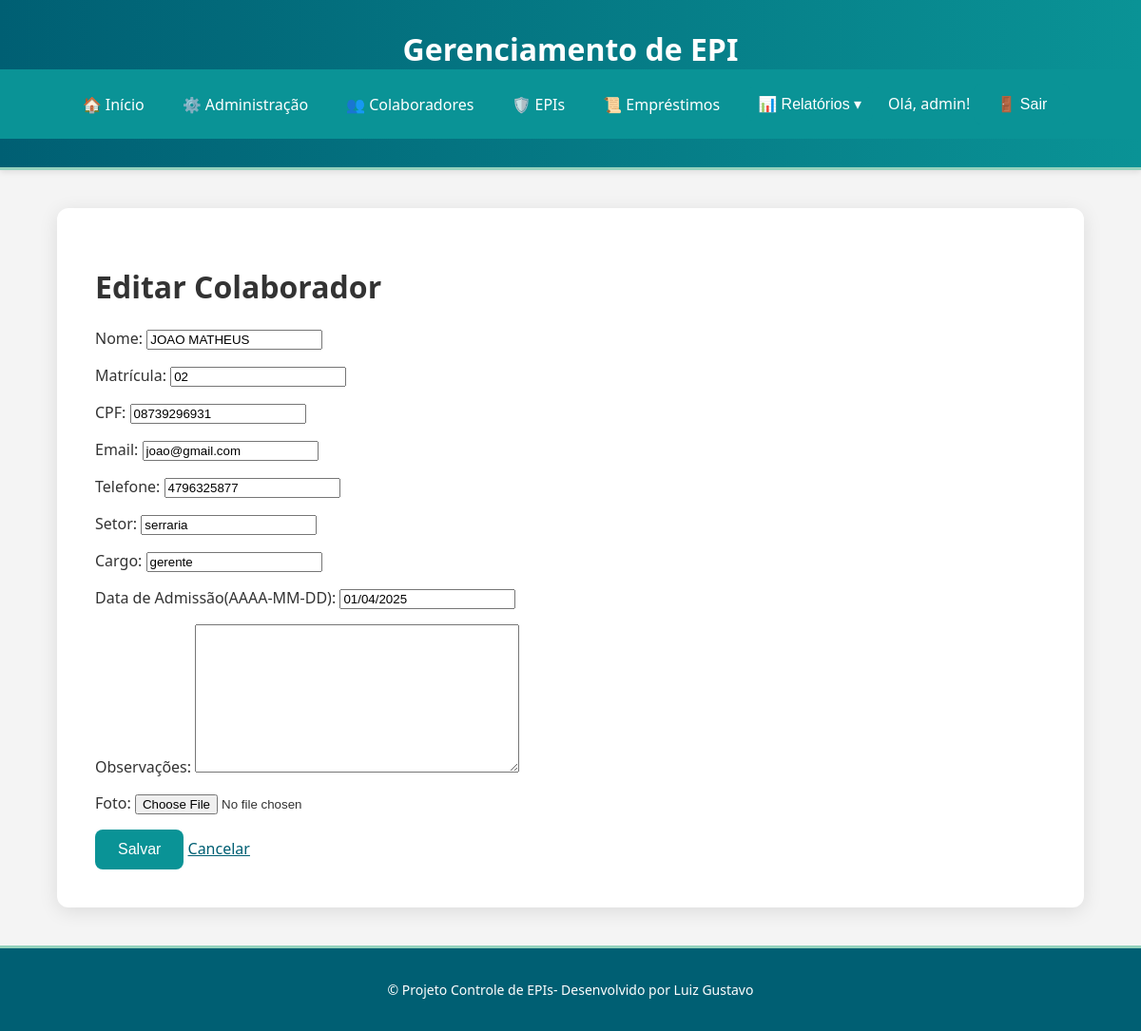
Page /colaboradores/1/editar/ (signed in) on the committed database.
### colaboradores/models.py (models this page shows, shortened)
class Colaborador(models.Model):
    nome = models.CharField(max_length=120)
    matricula = models.CharField(max_length=14, unique=True)
    cpf = models.CharField(max_length=11, unique=True,blank=True)
    setor = models.CharField(max_length=80)
    email = models.EmailField(blank=True)
    telefone = models.CharField(max_length=20, blank=True)
    cargo = models.CharField(max_length=80, blank=True)
    data_admissao = models.DateField(null=True, blank=True)
    observacoes = models.TextField(blank=True)
    foto_colaborador = models.ImageField(
        upload_to='colaboradores/fotos/',
        blank=True,
        null=True
    )

### colaboradores/views.py (the view)
# urls.py: path('<int:pk>/editar/', views.ColaboradorUpdate.as_view(), name='editar'),
class ColaboradorUpdate(LoginRequiredMixin,UpdateView):
    model = Colaborador
    fields = ['nome', 'matricula', 'cpf', 'setor', 'cargo','email','telefone','data_admissao','observacoes','foto_colaborador']
    success_url = reverse_lazy('colaboradores:lista')
    template_name = 'colaboradores/form.html'

### colaboradores/templates/colaboradores/form.html (shortened to what this page needs)
{% extends 'base.html' %}
{% block content %}
  <h1>{% if object %}Editar{% else %}Novo{% endif %} Colaborador</h1>
  <form method="post" enctype="multipart/form-data">
      <p><label for="id_nome">Nome:</label> {{ form.nome }}</p>
      <p><label for="id_matricula">Matrícula:</label> {{ form.matricula }}</p>
      <p><label for="id_cpf">CPF:</label> {{ form.cpf}}</p>
      <p><label for="id_email">Email:</label> {{ form.email }}</p>
      <p><label for="id_telefone">Telefone:</label> {{ form.telefone }}</p>
      <p><label for="id_setor">Setor:</label> {{ form.setor }}</p>
      <p><label for="id_cargo">Cargo:</label> {{ form.cargo }}</p>
      <p><label for="id_data_admissao">Data de Admissão(AAAA-MM-DD):</label> {{ form.data_admissao }}</p>
      <p><label for="id_observacoes">Observações:</label> {{ form.observacoes }}</p>
      <p><label for="id_foto_colaborador">Foto:</label> {{ form.foto_colaborador }}</p>
      <button type="submit">Salvar</button>
      <a href="{% url 'colaboradores:lista' %}">Cancelar</a>
  </form>
{% endblock %}

### templates/base.html (shortened to what this page needs)
{% load static %}
<!DOCTYPE html>
<html lang="pt-BR">
<head>
    <link rel="stylesheet" href="{% static 'css/style.css' %}">
</head>
<body>
    <header class="header">
        <h1>Gerenciamento de EPI</h1>
        <nav class="nav">
    <a href="/">🏠 Início</a>
    <a href="/accounts/restrito/">⚙️ Administração</a>
    <a href="/colaboradores/">👥 Colaboradores</a>
    <a href="/epi/">🛡️ EPIs</a>
    <a href="/emprestimos/">📜 Empréstimos</a>
    <div class="dropdown" id="reportsDropdown">
        <button class="dropbtn" aria-haspopup="true" aria-expanded="false">📊 Relatórios ▾</button>
    </div>
  <div class="user-info-box">
  {% if user.is_authenticated %}
    <span>Olá, {{ user.username }}!</span>
    <form id="logout-form" method="post" action="/admin/logout/">
      <button type="submit">🚪 Sair</button>
    </form>
  {% else %}
    <a href="/accounts/login/">🔑 Entrar</a>
  {% endif %}
</div>
</nav>
    </header>
    <main class="content">
        {% block content %}
        {% endblock %}
    </main>
    <footer class="footer">
        <p>© Projeto Controle de EPIs- Desenvolvido por Luiz Gustavo</p>
    </footer>
</body>
</html>

### static/css/style.css (style rules this page uses)
body { background: #f4f4f4; font-family: 'Segoe UI', 'Roboto', sans-serif; color: #333; margin: 0; padding: 0; }
.header { background: linear-gradient(90deg, #005f73, #0a9396); color: #ffffff; text-align: center; padding: 30px 0; border-bottom: 3px solid #94d2bd; box-shadow: 0 2px 6px rgba(0,0,0,0.1); }
.header h1 { margin: 0; font-size: 32px; font-weight: 600; }
.nav { display: flex; justify-content: center; align-items: center; gap: 16px; flex-wrap: wrap; padding: 15px 0; background-color: #0a9396; }
.nav a, .dropbtn { color: #ffffff; text-decoration: none; font-weight: 500; font-size: 16px; padding: 8px 12px; border-radius: 6px; transition: background-color 0.3s, transform 0.2s; }
.content { max-width: 1000px; margin: 40px auto; background: #ffffff; padding: 40px; border-radius: 12px; box-shadow: 0 4px 20px rgba(0,0,0,0.1); }
.footer { text-align: center; background: #005f73; color: #ffffff; padding: 20px; margin-top: 40px; font-size: 14px; border-top: 3px solid #94d2bd; }
button, input[type="submit"] { background-color: #0a9396; color: #ffffff; border: none; padding: 12px 24px; border-radius: 8px; cursor: pointer; font-size: 16px; font-weight: 500; transition: background-color 0.3s, transform 0.2s; }
a { color: #005f73; }
.dropdown { position: relative; display: inline-block; }
.user-info-box { display: inline; align-items: center; gap: 10px; }
.user-info-box form { display: inline; margin: 0; }

### rows in the picture
Colaborador: nome "JOAO MATHEUS", matricula "02", cpf "08739296931", email "joao@gmail.com", telefone "4796325877", setor "serraria", cargo "gerente", data_admissao "01/04/2025"

### other values in the picture
{{ user.username }} "admin"
